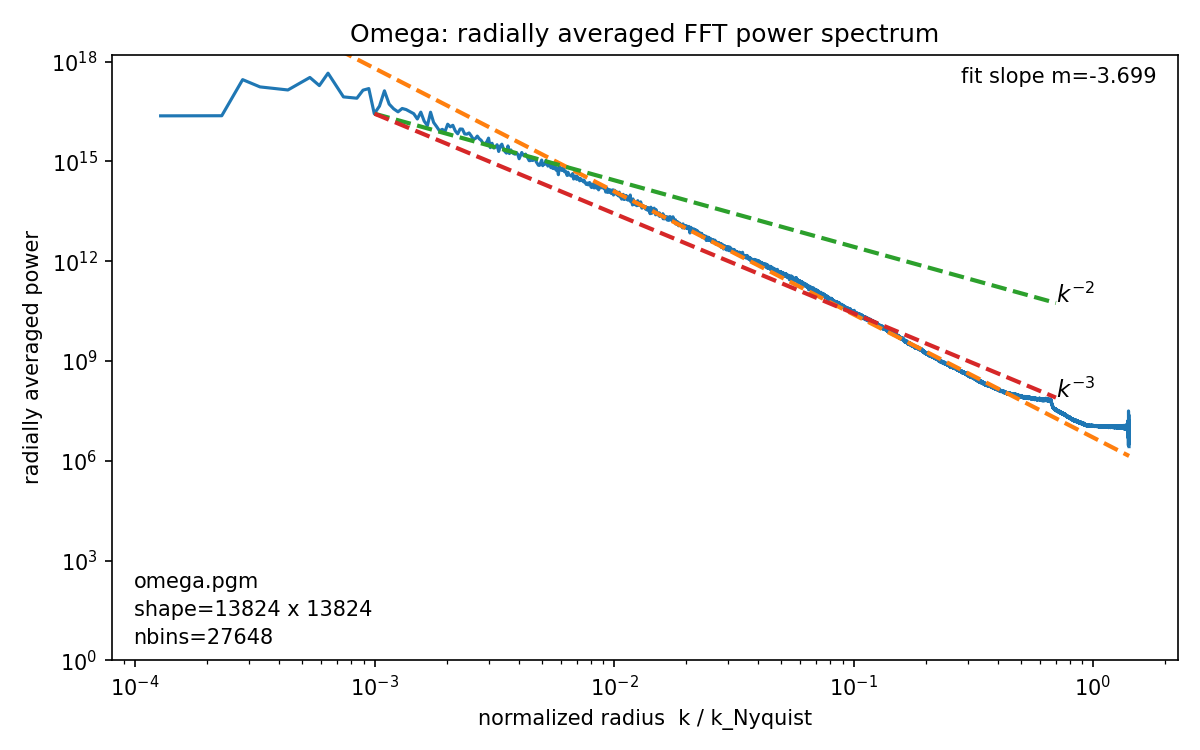

Generate this figure with Python:
import argparse
import math
from pathlib import Path

import numpy as np
import matplotlib.pyplot as plt


def read_pgm_p5(path: Path) -> np.ndarray:
    """
    Read a binary PGM P5 file into a numpy array.
    Handles comments in header and maxval up to 65535.
    """
    data = path.read_bytes()
    n = len(data)
    i = 0

    def _read_token() -> bytes:
        nonlocal i
        while i < n and data[i] in b" \t\r\n":
            i += 1
        if i < n and data[i] == ord("#"):
            while i < n and data[i] not in b"\r\n":
                i += 1
            return _read_token()
        j = i
        while j < n and data[j] not in b" \t\r\n":
            j += 1
        tok = data[i:j]
        i = j
        return tok

    magic = _read_token()
    if magic != b"P5":
        raise ValueError(f"Not a P5 PGM file: {magic!r}")

    w = int(_read_token())
    h = int(_read_token())
    maxval = int(_read_token())

    while i < n and data[i] in b" \t\r\n":
        i += 1

    pixels = data[i:]
    expected_8 = w * h
    expected_16 = w * h * 2

    if maxval <= 255:
        if len(pixels) < expected_8:
            raise ValueError("PGM data is shorter than expected")
        arr = np.frombuffer(pixels[:expected_8], dtype=np.uint8).reshape(h, w)
        return arr
    else:
        if len(pixels) < expected_16:
            raise ValueError("PGM data is shorter than expected for 16 bit")
        arr = np.frombuffer(pixels[:expected_16], dtype=">u2").reshape(h, w)
        return arr


def radial_mean_power_spectrum(a2d: np.ndarray, nbins: int | None = None):
    """
    Returns r_centers, pmean, good_mask.
    r is normalized radius k / k_Nyquist where k_Nyquist = N/2 (axis Nyquist).
    """
    a = np.asarray(a2d, dtype=np.float64)
    if a.ndim != 2:
        raise ValueError("Input must be 2D")

    nz, nx = a.shape

    a = a - float(a.mean())

    w = np.fft.fft2(a)
    p = (w.real * w.real + w.imag * w.imag)

    kx = np.fft.fftfreq(nx) * nx
    kz = np.fft.fftfreq(nz) * nz
    kz_grid, kx_grid = np.meshgrid(kz, kx, indexing="ij")

    nmin = float(min(nx, nz))
    k_nyq = 0.5 * nmin
    r = np.sqrt(kx_grid * kx_grid + kz_grid * kz_grid) / k_nyq

    mask = r > 0.0
    r1 = r[mask].ravel()
    p1 = p[mask].ravel()

    r_max = math.sqrt(2.0)

    if nbins is None:
        nbins = max(64, int(2 * min(nx, nz)))

    idx = np.floor((r1 / r_max) * nbins).astype(np.int64)
    idx = np.clip(idx, 0, nbins - 1)

    psum = np.bincount(idx, weights=p1, minlength=nbins)
    cnt = np.bincount(idx, minlength=nbins).astype(np.float64)

    good = cnt > 0.0
    pmean = np.zeros(nbins, dtype=np.float64)
    pmean[good] = psum[good] / cnt[good]

    r_edges = np.linspace(0.0, r_max, nbins + 1)
    r_centers = 0.5 * (r_edges[:-1] + r_edges[1:])

    return r_centers, pmean, good


def add_reference_line(ax, x, y, slope, x1, x2, label):
    """
    Draw y = y1 * (x/x1)^slope through data point at x1.
    """
    if x1 <= 0.0 or x2 <= 0.0 or x2 == x1:
        return
    i0 = int(np.argmin(np.abs(x - x1)))
    y1 = float(y[i0])
    if not np.isfinite(y1) or y1 <= 0.0:
        return
    y2 = y1 * (x2 / x1) ** slope
    ax.loglog([x1, x2], [y1, y2], "--", linewidth=2)
    ax.text(x2, y2 * 1.7, label, fontsize=11, ha="left", va="center", color="black")


def fit_power_law(x: np.ndarray, y: np.ndarray, x_min: float, x_max: float):
    """
    Fit y = A * x^m on log scale over x in [x_min, x_max].
    Returns A, m, n where n = -m (so y = A * x^{-n}).
    """
    sel = (x >= x_min) & (x <= x_max) & np.isfinite(x) & np.isfinite(y) & (y > 0.0) & (x > 0.0)
    if not np.any(sel):
        return None

    xf = x[sel]
    yf = y[sel]

    lx = np.log10(xf)
    ly = np.log10(yf)

    m, b = np.polyfit(lx, ly, 1)
    a = 10.0 ** b
    return a, m


def main():
    ap = argparse.ArgumentParser()
    ap.add_argument("pgm", type=str, help="Path to omega.pgm (P5)")
    ap.add_argument("--out", type=str, default="omega_spectrum.png", help="Output PNG")
    ap.add_argument("--nbins", type=int, default=0, help="Radial bins, 0 means auto")
    ap.add_argument("--fit_min", type=float, default=1.0e-3, help="Fit start x")
    ap.add_argument("--fit_max", type=float, default=0.1, help="Fit end x")
    ap.add_argument("--x1", type=float, default=1.0e-3, help="Anchor x for reference lines")
    ap.add_argument("--x2", type=float, default=0.7, help="End x for reference lines")
    args = ap.parse_args()

    pgm_path = Path(args.pgm)
    out_path = Path(args.out)

    img = read_pgm_p5(pgm_path)
    nbins = None if args.nbins <= 0 else int(args.nbins)

    r_centers, pmean, good = radial_mean_power_spectrum(img, nbins=nbins)

    x = r_centers[good]
    y = pmean[good]

    fit = fit_power_law(x, y, float(args.fit_min), float(args.fit_max))

    fig = plt.figure(figsize=(8, 5))
    ax = fig.add_subplot(1, 1, 1)

    ax.loglog(x, y, linewidth=1.5)
    ax.set_ylim(bottom=1.0)
    ax.set_title("Omega: radially averaged FFT power spectrum")
    ax.set_xlabel("normalized radius  k / k_Nyquist")
    ax.set_ylabel("radially averaged power")

    fit_slope_m = None
    fit_exponent_n = None

    if fit is not None:
        a, m = fit
        fit_slope_m = float(m)

        y_fit = a * (x ** m)
        ax.loglog(x, y_fit, "--", linewidth=2)

        ax.text(
            0.98,
            0.98,
            f"fit slope m={fit_slope_m:.3f}",
            transform=ax.transAxes,
            ha="right",
            va="top",
            fontsize=10,
            linespacing=1.5,
            color="black",
        )

        print(f"Fitted log-log slope m = {fit_slope_m:.6f} over [{args.fit_min:g}, {args.fit_max:g}]")

    x1 = float(args.x1)
    x2 = float(args.x2)

    add_reference_line(ax, x, y, slope=-2.0, x1=x1, x2=x2, label=r"$k^{-2}$")
    add_reference_line(ax, x, y, slope=-3.0, x1=x1, x2=x2, label=r"$k^{-3}$")

    meta = f"{pgm_path.name}\nshape={img.shape[1]} x {img.shape[0]}\nnbins={len(r_centers)}"
    if fit_slope_m is not None and fit_exponent_n is not None:
        meta = meta + f"\nfit slope m={fit_slope_m:.3f}\nfit exponent n={fit_exponent_n:.3f}"

    ax.text(
        0.02,
        0.02,
        meta,
        transform=ax.transAxes,
        ha="left",
        va="bottom",
        fontsize=10,
        linespacing=1.5,
        color="black",
    )

    fig.tight_layout()
    fig.savefig(out_path, dpi=150)
    plt.close(fig)

    print(str(out_path))


if __name__ == "__main__":
    main()